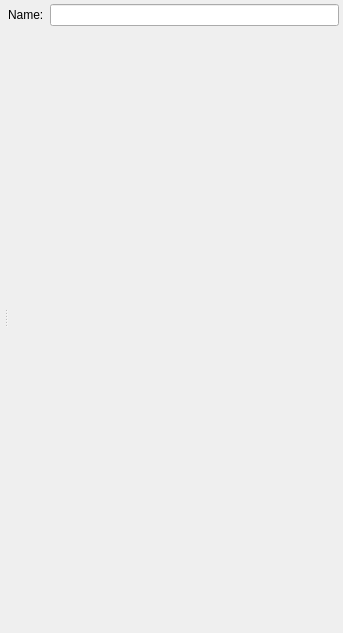
<?xml version="1.0" encoding="UTF-8"?>
<ui version="4.0">
 <class>Form</class>
 <widget class="QWidget" name="Form">
  <property name="geometry">
   <rect>
    <x>0</x>
    <y>0</y>
    <width>343</width>
    <height>633</height>
   </rect>
  </property>
  <property name="windowTitle">
   <string>Form</string>
  </property>
  <layout class="QVBoxLayout" name="verticalLayout_2">
   <property name="margin">
    <number>4</number>
   </property>
   <item>
    <widget class="QSplitter" name="splitter">
     <property name="orientation">
      <enum>Qt::Horizontal</enum>
     </property>
     <widget class="QWidget" name="layoutWidget">
      <layout class="QVBoxLayout" name="verticalLayout_3">
       <property name="margin">
        <number>0</number>
       </property>
       <item>
        <widget class="QWidget" name="myGeneralCanvas" native="true">
         <property name="sizePolicy">
          <sizepolicy hsizetype="MinimumExpanding" vsizetype="Fixed">
           <horstretch>0</horstretch>
           <verstretch>0</verstretch>
          </sizepolicy>
         </property>
         <property name="element_type" stdset="0">
          <string notr="true">general_canvas</string>
         </property>
        </widget>
       </item>
       <item>
        <widget class="QWidget" name="myDisplayCanvas" native="true">
         <property name="sizePolicy">
          <sizepolicy hsizetype="MinimumExpanding" vsizetype="MinimumExpanding">
           <horstretch>0</horstretch>
           <verstretch>0</verstretch>
          </sizepolicy>
         </property>
         <property name="minimumSize">
          <size>
           <width>0</width>
           <height>0</height>
          </size>
         </property>
         <property name="element_type" stdset="0">
          <string notr="true">display_widget_canvas</string>
         </property>
        </widget>
       </item>
      </layout>
     </widget>
     <widget class="QWidget" name="widget" native="true">
      <layout class="QVBoxLayout" name="verticalLayout">
       <property name="margin">
        <number>0</number>
       </property>
       <item>
        <layout class="QHBoxLayout" name="horizontalLayout">
         <item>
          <widget class="QLabel" name="short_name_label">
           <property name="text">
            <string>Name:</string>
           </property>
          </widget>
         </item>
         <item>
          <widget class="QLineEdit" name="short_name"/>
         </item>
        </layout>
       </item>
       <item>
        <spacer name="verticalSpacer">
         <property name="orientation">
          <enum>Qt::Vertical</enum>
         </property>
         <property name="sizeHint" stdset="0">
          <size>
           <width>20</width>
           <height>591</height>
          </size>
         </property>
        </spacer>
       </item>
      </layout>
     </widget>
    </widget>
   </item>
  </layout>
 </widget>
 <resources/>
 <connections/>
</ui>
